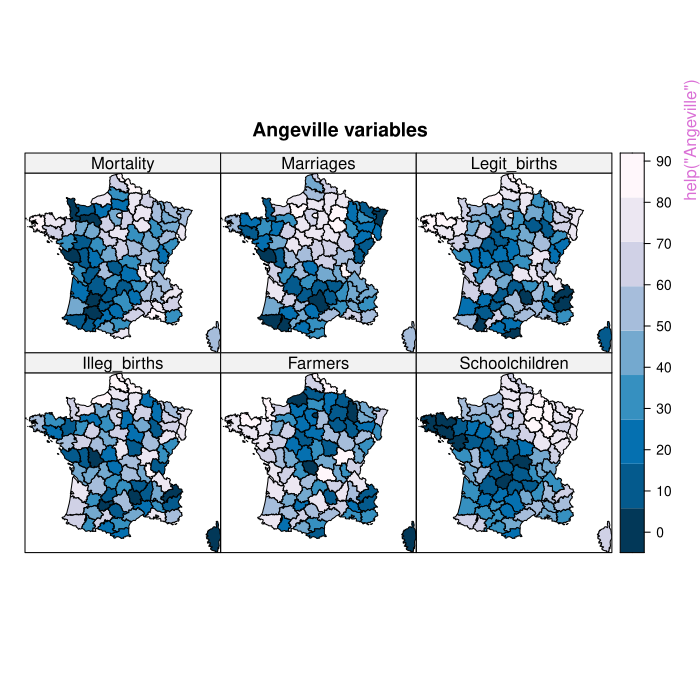

This chart was generated by the following R code:
pkgname <- "Guerry"
source(file.path(R.home("share"), "R", "examples-header.R"))
options(warn = 1)
options(pager = "console")
library('Guerry')

base::assign(".oldSearch", base::search(), pos = 'CheckExEnv')
base::assign(".old_wd", base::getwd(), pos = 'CheckExEnv')
cleanEx()
nameEx("Angeville")
### * Angeville

flush(stderr()); flush(stdout())

### Name: Angeville
### Title: Data from d'Angeville (1836) on the population of France
### Aliases: Angeville
### Keywords: datasets

### ** Examples

library(Guerry)
library(sp)
library(RColorBrewer)

data(Guerry)
data(gfrance)
data(Angeville)

gf <- gfrance     # the SpatialPolygonsDataFrame

# Add some Angeville variables, transform them to ranks
gf$Mortality       <- rank(Angeville$Mortality)
gf$Marriages       <- rank(Angeville$Marriages)
gf$Legit_births    <- rank(Angeville$Legit_births)
gf$Illeg_births    <- rank(Angeville$Illeg_births)
gf$Farmers         <- rank(Angeville$Farmers)
gf$Schoolchildren  <- rank(Angeville$Schoolchildren)

# plot them on map of France
my.palette <- rev(brewer.pal(n = 9, name = "PuBu"))
spplot(gf, 
       c("Mortality", "Marriages", "Legit_births",  "Illeg_births", "Farmers", "Schoolchildren"),
       names.attr = c("Mortality", "Marriages", "Legit_births",  
                      "Illeg_births", "Farmers", "Schoolchildren"),
       layout=c(3,2), 
       as.table=TRUE, 
       col.regions = my.palette, 
       cuts = 8, # col = "transparent",
       main="Angeville variables")





cleanEx()
nameEx("Guerry")
### * Guerry

flush(stderr()); flush(stdout())

### Name: Guerry
### Title: Data from A.-M. Guerry, "Essay on the Moral Statistics of
###   France"
### Aliases: Guerry
### Keywords: datasets

### ** Examples

library(car)
data(Guerry)

# Is there a relation between crime and literacy?

# Plot personal crime rate vs. literacy, using data ellipses. 
#    Identify the departments that stand out
set.seed(12315)
with(Guerry,{
	dataEllipse(Literacy, Crime_pers,
		levels = 0.68,
  	ylim = c(0,40000), xlim = c(0, 80),
  	ylab="Pop. per crime against persons",
  	xlab="Percent who can read & write",
  	pch = 16,
  	grid = FALSE,
  	id = list(method="mahal", n = 8, labels=Department, location="avoid", cex=1.2),
  	center.pch = 3, center.cex=5,
  	cex.lab=1.5)
  # add a 95% ellipse
	dataEllipse(Literacy, Crime_pers,
		levels = 0.95, add=TRUE,
  	ylim = c(0,40000), xlim = c(0, 80),
  	lwd=2, lty="longdash",
  	col="gray",
  	center.pch = FALSE
  	)
  
  # add the LS line and a loess smooth.
  abline( lm(Crime_pers ~ Literacy), lwd=2)	
  lines(loess.smooth(Literacy, Crime_pers), col="red", lwd=3)
  }
  	)

# A corrgram to show the relations among the main moral variables
# Re-arrange variables by PCA ordering.

library(corrgram)
corrgram(Guerry[,4:9], upper=panel.ellipse, order=TRUE)




cleanEx()
nameEx("gfrance")
### * gfrance

flush(stderr()); flush(stdout())

### Name: gfrance
### Title: Map of France in 1830 with the Guerry data
### Aliases: gfrance
### Keywords: datasets spatial

### ** Examples

library(sp)
data(gfrance)
names(gfrance)  ## list @data variables
plot(gfrance)   ## just show the map outline

# Show basic choropleth plots of some of the variables
spplot(gfrance, "Crime_pers")

# use something like Guerry's pallete, where dark = Worse
my.palette <- rev(RColorBrewer::brewer.pal(n = 9, name = "PuBu"))
spplot(gfrance, "Crime_pers", col.regions = my.palette, cuts = 8)


spplot(gfrance, "Crime_prop")

# Note that spplot assumes all variables are on the same scale for comparative plots
# transform variables to ranks (as Guerry did)
 
## Not run: 
##D local({
##D   gfrance$Crime_pers <- rank(gfrance$Crime_pers)
##D   gfrance$Crime_prop <- rank(gfrance$Crime_prop)
##D   gfrance$Literacy <- rank(gfrance$Literacy)
##D   gfrance$Donations <- rank(gfrance$Donations)
##D   gfrance$Infants <- rank(gfrance$Infants)
##D   gfrance$Suicides <- rank(gfrance$Suicides)
##D    	
##D   spplot(gfrance, c("Crime_pers", "Crime_prop", "Literacy", "Donations", "Infants", "Suicides"), 
##D     layout=c(3,2), as.table=TRUE, main="Guerry's main moral variables")
##D }) 
## End(Not run)



cleanEx()
nameEx("gfrance85")
### * gfrance85

flush(stderr()); flush(stdout())

### Name: gfrance85
### Title: Map of France in 1830 with the Guerry data, excluding Corsica
### Aliases: gfrance85
### Keywords: datasets spatial

### ** Examples

data(gfrance85)
require(sp)
plot(gfrance85)   # plot the empty outline map

# extract some useful components
df <- data.frame(gfrance85)[,7:12]       # main moral variables
xy <- coordinates(gfrance85)             # department centroids
dep.names <- data.frame(gfrance85)[,6]
region.names <- data.frame(gfrance85)[,5]
col.region <- colors()[c(149,254,468,552,26)]

if (require(spdep)) {
  lw <- nb2listw(poly2nb(gfrance85))       # neighbors list
}

# plot the map showing regions by color with department labels
op <-par(mar=rep(0.1,4))
plot(gfrance85,col=col.region[region.names])
text(xy, labels=dep.names, cex=0.4)
par(op)





graphics::par(get("par.postscript", pos = 'CheckExEnv'))
cleanEx()
nameEx("propensity")
### * propensity

flush(stderr()); flush(stdout())

### Name: propensity
### Title: Distribution of crimes against persons at different ages
### Aliases: propensity
### Keywords: datasets

### ** Examples

data(propensity)
## maybe str(propensity) ; plot(propensity) ...



### * <FOOTER>
###
cleanEx()
options(digits = 7L)
base::cat("Time elapsed: ", proc.time() - base::get("ptime", pos = 'CheckExEnv'),"\n")
grDevices::dev.off()
###
### Local variables: ***
### mode: outline-minor ***
### outline-regexp: "\\(> \\)?### [*]+" ***
### End: ***
quit('no')
